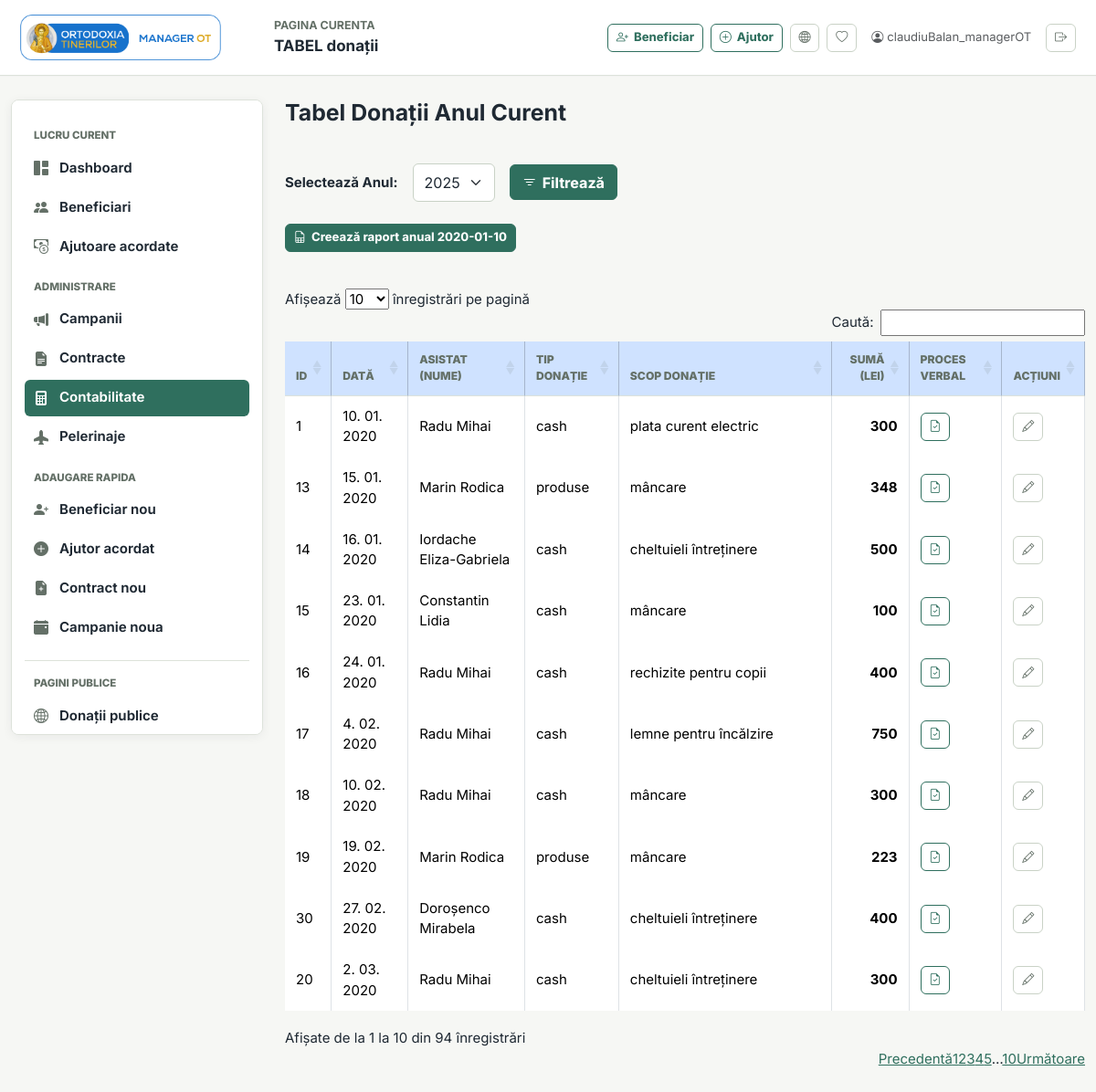
The page /conta.php?an=2020-01-10 (signed in) on the database its author committed.
### tables this page shows
CREATE TABLE `asistati_social` (
  `id` int(11) NOT NULL AUTO_INCREMENT,
  `nume` text NOT NULL,
  `prenume` text NOT NULL,
  `cnp` varchar(20) NOT NULL,
  `serie_nr_ci` varchar(50) NOT NULL,
  `adresa_completa` varchar(1000) NOT NULL,
  `localitate` text NOT NULL,
  `judet` text NOT NULL,
  `stare_civila` text NOT NULL,
  `nr_copii` int(11) NOT NULL,
  `descriere` varchar(5000) NOT NULL,
  `descriere_scurta` varchar(500) NOT NULL,
  `contract_sponsorizare` text NOT NULL,
  `link_contract` varchar(500) NOT NULL,
  `link_ci` varchar(200) NOT NULL,
  `telefon` varchar(20) NOT NULL,
  PRIMARY KEY (`id`)
);

CREATE TABLE `donatii` (
  `ID` int(10) unsigned NOT NULL AUTO_INCREMENT,
  `id_asistat` int(11) NOT NULL,
  `suma_lei` float NOT NULL,
  `tip_donatie` text NOT NULL,
  `act_doveditor` text NOT NULL,
  `nr_act_doveditor` varchar(1000) NOT NULL,
  `link_act` varchar(300) NOT NULL,
  `scop_donatie` varchar(2000) NOT NULL,
  `data` date NOT NULL,
  `proces_verbal` varchar(200) NOT NULL,
  `link_proces_verbal` varchar(200) NOT NULL,
  `neinregistrate_conta` int(11) NOT NULL,
  PRIMARY KEY (`ID`)
);

### conta.php (the view, shortened to what this page needs)
<?php
include "includes/header.php";
$an_curent = date("Y");
$an = $_GET['an'] ?? $an_curent;
$tip = $_GET['tip'] ?? "%";
$sql_ani = "SELECT DISTINCT YEAR(data) AS an FROM donatii WHERE data IS NOT NULL ORDER BY an DESC";
$rezultate_ani = mysqli_query($conn, $sql_ani);
$ani_disponibili = [];
while ($rand = mysqli_fetch_assoc($rezultate_ani)) {
    $ani_disponibili[] = $rand['an'];
}
?>
<div class="container">
    <div class="row">
        <div class="col-md-3 d-none d-md-block">
            <?php include "includes/sidebar.php";?>
        </div>
        <div class="col-12 col-md-9">
<div class="row mb-4 align-items-center">
    <div class="col-12">
        <h2 class="mb-3">Tabel Donații Anul <?php echo (is_numeric($an) ? htmlspecialchars($an) : 'Curent'); ?></h2>
    </div>
</div>
<form method="GET" action="tabel-donatii.php" class="mb-4">
    <div class="row g-3 align-items-center">
        <div class="col-auto">
            <label for="select-an" class="col-form-label fw-bold">Selectează Anul:</label>
        </div>
        <div class="col-auto">
            <select name="an" id="select-an" class="form-select">
                <?php if (empty($ani_disponibili)): ?>
                    <option value="<?php echo $an_curent; ?>"><?php echo $an_curent; ?> (Nu există donații)</option>
                <?php else: ?>
                    <?php foreach ($ani_disponibili as $an_opt): ?>
                        <option value="<?php echo $an_opt; ?>" <?php echo ($an_opt == $an) ? 'selected' : ''; ?>>
                            <?php echo $an_opt; ?>
                        </option>
                    <?php endforeach; ?>
                <?php endif; ?>
            </select>
        </div>
        <div class="col-auto">
            <button type="submit" class="btn btn-primary">
                <i class="bi bi-filter"></i> Filtrează
            </button>
        </div>
    </div>
</form>
<p>
    <a href="tabel-anual-contabilitate.php?an=<?php echo htmlspecialchars($an);?>"
       class="btn btn-primary btn-sm mb-4">
       <i class="bi bi-file-earmark-spreadsheet"></i> Creează raport anual <?php echo htmlspecialchars($an);?>
    </a>
</p>
<div class="table-responsive">
    <table class="table table-bordered table-hover" id="donatii-table">
        <thead class="table-primary">
            <tr>
                <th>ID</th>
                <th>Dată</th>
                <th>Asistat (Nume)</th>
                <th>Tip donație</th>
                <th>Scop donație</th>
                <th class="text-end">Sumă (lei)</th>
                <th>Proces Verbal</th>
                <th>Acțiuni</th>
            </tr>
        </thead>
        <tbody>
<?php
$stmt = $conn->prepare("
    SELECT
        asistati_social.nume as 'nume',
        asistati_social.prenume as 'prenume',
        donatii.ID as 'id_donatie',
        donatii.suma_lei,
        donatii.tip_donatie,
        donatii.act_doveditor,
        donatii.nr_act_doveditor,
        donatii.link_act,
        donatii.scop_donatie,
        donatii.data,
        donatii.proces_verbal,
        donatii.link_proces_verbal
    FROM asistati_social
    LEFT JOIN donatii ON asistati_social.id = donatii.id_asistat
    WHERE YEAR(data) = ? AND tip_donatie LIKE ?
    ORDER BY donatii.data ASC, donatii.ID ASC
");
$stmt->bind_param("ss", $an, $tip);
$stmt->execute();
$result = $stmt->get_result();
while ($date = mysqli_fetch_assoc($result)){
    $nume_complet = $date['nume'] . ' ' . $date['prenume'];
    $data_formatata = strftime('%e. %m. %Y', strtotime($date['data']));
    $suma_lei_formatata = number_format($date['suma_lei'], 0, ',', '.');
?>
            <tr class="clickable-row" data-href="edit-donatie.php?id=<?php echo $date['id_donatie'];?>">
                <td><?php echo $date['id_donatie'];?></td>
                <td><?php echo $data_formatata; ?></td>
                <td><?php echo htmlspecialchars($nume_complet); ?></td>
                <td><?php echo htmlspecialchars($date['tip_donatie']);?></td>
                <td><?php echo htmlspecialchars($date['scop_donatie']);?></td>
                <td class="text-end fw-bold"><?php echo $suma_lei_formatata; ?></td>
                <td>
                    <?php if (!empty($date['link_proces_verbal'])): ?>
                        <a href="<?php echo htmlspecialchars($date['link_proces_verbal']); ?>" target="_blank" class="btn btn-sm btn-outline-primary" title="Vezi Proces Verbal" onclick="event.stopPropagation();">
                           <i class="bi bi-file-earmark-check"></i>
                        </a>
                    <?php else: ?>
                        <?php echo htmlspecialchars($date['proces_verbal']); ?>
                    <?php endif; ?>
                </td>
                <td>
                    <a href="edit-donatie.php?id=<?php echo $date['id_donatie'];?>"
                       class="btn btn-sm btn-outline-secondary"
                       title="Editează Donația"
                       onclick="event.stopPropagation();">
                       <i class="bi bi-pencil"></i>
                    </a>
                </td>
            </tr>
<?php };?>
        </tbody>
    </table>
</div>
<?php include "includes/footer.php"; ?>

### includes/style.css (style rules this page uses)
:root { --ot-bg: #f6f7f4; --ot-surface: #ffffff; --ot-surface-muted: #eef3ef; --ot-border: #dde2da; --ot-border-strong: #c9d2c6; --ot-text: #1f2933; --ot-muted: #647067; --ot-primary: #2f6f5e; --ot-primary-dark: #245748; --ot-primary-soft: #e2eee9; --ot-copper: #a46a3f; --ot-blue: #315c8c; --ot-danger: #b94a48; --ot-warning: #b98223; --ot-shadow: 0 10px 30px rgba(31, 41, 51, 0.07); --ot-shadow-soft: 0 2px 12px rgba(31, 41, 51, 0.06); --ot-radius: 8px; --ot-radius-sm: 6px; }
* { letter-spacing: 0; }
html { min-height: 100%; }
body { min-height: 100vh; background: linear-gradient(180deg, rgba(246, 247, 244, 0.98), rgba(246, 247, 244, 1)), var(--ot-bg); color: var(--ot-text); font-family: Inter, "Source Sans 3", system-ui, -apple-system, BlinkMacSystemFont, "Segoe UI", sans-serif; font-size: 15px; }
a { color: var(--ot-primary); }
body > .container { max-width: 1440px; padding-top: 26px; padding-bottom: 36px; }
h1, h2, h3, h4, h5, h6 { color: var(--ot-text); font-weight: 700; }
h2 { font-size: 1.55rem; }
.form-control, .form-select { min-height: 42px; color: var(--ot-text); background-color: #fff; border: 1px solid var(--ot-border-strong); border-radius: var(--ot-radius-sm); box-shadow: none; }
.btn { display: inline-flex; align-items: center; justify-content: center; gap: 6px; min-height: 36px; padding: 0.42rem 0.82rem; border-radius: var(--ot-radius-sm); font-weight: 750; }
.btn-sm { min-height: 31px; padding: 0.25rem 0.55rem; font-size: 0.82rem; }
.btn-primary, .btn-success { background-color: var(--ot-primary); border-color: var(--ot-primary); color: #fff; }
.btn-outline-primary, .btn-outline-success { color: var(--ot-primary); border-color: var(--ot-primary); }
.btn-outline-secondary { color: var(--ot-muted); border-color: var(--ot-border-strong); }
.table { color: var(--ot-text); vertical-align: middle; }
.table > :not(caption) > * > * { padding: 0.7rem 0.75rem; border-bottom-color: var(--ot-border); }
.table thead, .table-primary { background: var(--ot-surface-muted) !important; color: var(--ot-text); }
.table thead th, .table-primary th { border-bottom: 1px solid var(--ot-border); color: var(--ot-muted); font-size: 0.76rem; font-weight: 850; text-transform: uppercase; }
.clickable-row { cursor: pointer; }

### rows shown on the page
asistati_social: donatii.ID "1", donatii.data "10. 01. 2020", nume_complet "Radu Mihai", donatii.tip_donatie "cash", donatii.scop_donatie "plata curent electric", donatii.suma_lei "300", donatii.ID "16", donatii.data "24. 01. 2020", donatii.scop_donatie "rechizite pentru copii", donatii.suma_lei "400", donatii.ID "17", donatii.data "4. 02. 2020", donatii.scop_donatie "lemne pentru încălzire", donatii.suma_lei "750", donatii.ID "18", donatii.data "10. 02. 2020", donatii.scop_donatie "mâncare", donatii.ID "20", donatii.data "2. 03. 2020", donatii.scop_donatie "cheltuieli întreținere"
asistati_social: donatii.ID "13", donatii.data "15. 01. 2020", nume_complet "Marin Rodica", donatii.tip_donatie "produse", donatii.scop_donatie "mâncare", donatii.suma_lei "348", donatii.ID "19", donatii.data "19. 02. 2020", donatii.suma_lei "223"
asistati_social: donatii.ID "14", donatii.data "16. 01. 2020", nume_complet "Iordache Eliza-Gabriela", donatii.tip_donatie "cash", donatii.scop_donatie "cheltuieli întreținere", donatii.suma_lei "500"
asistati_social: donatii.ID "15", donatii.data "23. 01. 2020", nume_complet "Constantin Lidia", donatii.tip_donatie "cash", donatii.scop_donatie "mâncare", donatii.suma_lei "100"
asistati_social: donatii.ID "30", donatii.data "27. 02. 2020", nume_complet "Doroșenco Mirabela", donatii.tip_donatie "cash", donatii.scop_donatie "cheltuieli întreținere", donatii.suma_lei "400"

### other values the page prints
$titlu_pg "TABEL donații"
$current_user "claudiuBalan_managerOT"
$an "2020-01-10"
form field an "2025"
